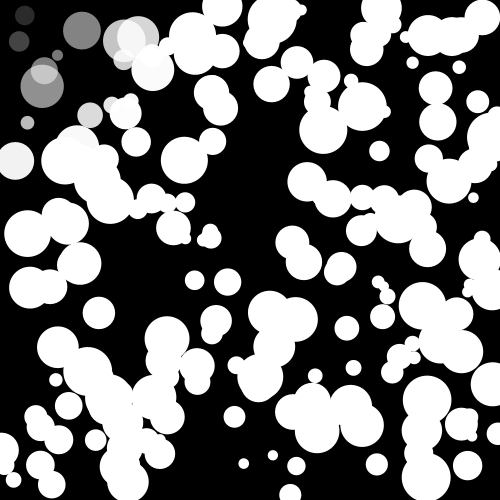
Frame 1 (no input)
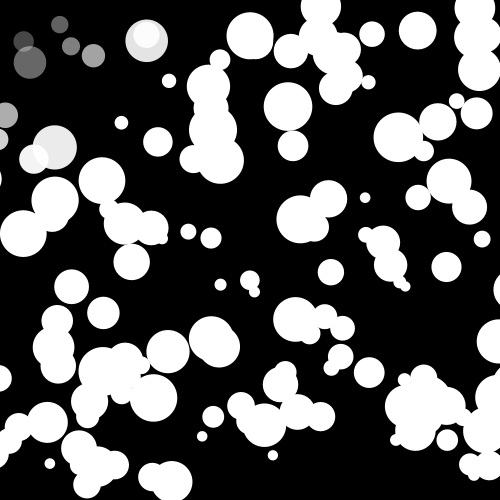
Frame 60 (the mouse pressed at the canvas centre just before this capture)
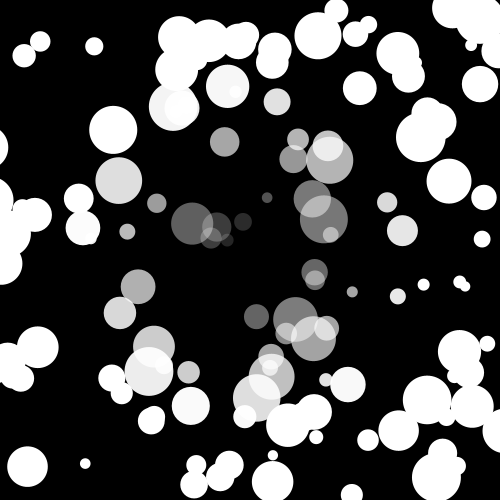
Frame 120 (the mouse held since frame 60 and released just before this capture)

The Processing sketch that drew these frames (run headless with seeded random() and noise(); from frame 60 on, the mouse is pressed at the canvas centre):

// Processing sketch: processing_185769
// ── processing_185769.pde


int numOfBalls = 200;
ball[] balls = new ball[numOfBalls]; 
// ^creates fixed array size based on numOfBalls that will store ball objects

void setup(){
  size(500, 500);

  for(int i = 0; i < numOfBalls; i++){
    balls[i] = new ball(random(0,500), random(0,500), random(10,50), random(-10,-10), random(-1,1));
    // ^generates balls with random values in the array
  }
}

void draw(){
  background(0);
  for(int i = 0; i < numOfBalls; i++){
    balls[i].a = dist(mouseX, mouseY, balls[i].posX, balls[i].posY)*1.5;
    // ^sets the alpha value for each ball equal to the distance between a ball and the mouse
    //  then multiplied by a modifier to control the fade radius 
    balls[i].draw();
    balls[i].move();
  }
}

class ball{
  float posX;
  float posY;
  float size;
  float a;
  float radi;
  float velocity;
  float offsetX;
  float offsetY;
  
  ball(float POSX, float POSY, float SIZE, float RADI, float VELOCITY){
    posX = POSX;
    posY = POSY;
    size = SIZE;
    radi = RADI;
    velocity = VELOCITY;
  }
  void draw(){
    noStroke();
    fill(255, 255, 255, a);
    ellipse(posX, posY, size, size);
  }
  void move(){
    
    offsetX += velocity;
    //offsetY += velocity;
        
    if(offsetX >= radi) velocity *= -1;
    if(offsetX <= radi*-1) velocity *= -1;
    
    posX += offsetX;
    //posY += offsetY; 
    // ^this was intended to be perfect circular motion 
    //  but I stopped at just using the X.
  }
}
